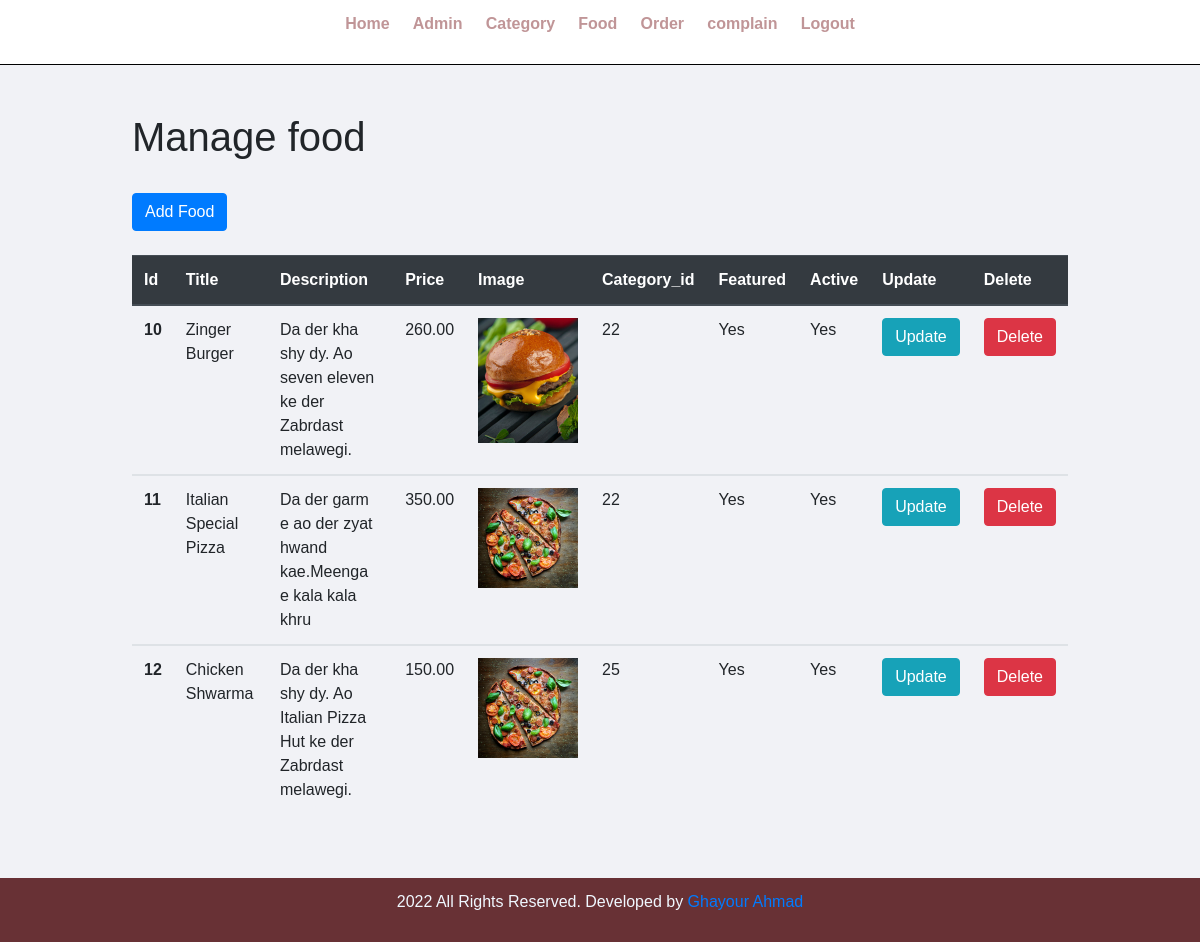
The page /admin/manage-food.php on the database its author committed.
### tables this page shows
CREATE TABLE `tbl_food` (
  `id` int(11) NOT NULL,
  `title` varchar(100) NOT NULL,
  `description` text NOT NULL,
  `price` decimal(10,2) NOT NULL,
  `image_name` varchar(200) NOT NULL,
  `category_id` int(11) NOT NULL,
  `featured` varchar(10) NOT NULL,
  `active` varchar(10) NOT NULL
);

### admin/manage-food.php (the view)
<?php  include "include/menu.php" ?>
<?php include('../config/connection.php');    ?>
    <div class="main-content">
        <div class="wrapper">
            <h1>Manage food</h1>
            <br>
    <a href="add-food.php" class="btn btn-primary">Add Food</a>
    <br><br>
    <table class="table">
  <thead class="thead-dark">
    <tr>
      <th scope="col">Id</th>
      <th scope="col">Title</th>
      <th scope="col">Description</th>
      <th scope="col">Price</th>
      <th scope="col">Image</th>
      <th scope="col">Category_id</th>
      <th scope="col">Featured</th>
      <th scope="col">Active</th>
      <th scope="col">Update</th>
      <th scope="col">Delete</th>
    </tr>
  <?php
      $sql="SELECT * FROM tbl_food ";
      $result=mysqli_query($connection,$sql);
      while($row=mysqli_fetch_array($result)){
  ?>
  </thead>
  <tbody>
    <tr>
      <th scope="row"><?php echo $row['id'] ?></th>
      <td><?php echo $row['title'] ?></td>
      <td><?php echo $row['description'] ?></td>
      <td><?php echo $row['price'] ?></td>
      <td><img width="100px" src="<?php echo $row['image_name'] ?>" alt="image-not found"></td>
      <td><?php echo $row['category_id'] ?></td>
      <td><?php echo $row['featured'] ?></td>
      <td><?php echo $row['active'] ?></td>
      <td> <a class="btn btn-info" href="update-food.php?id=<?php echo $row["id"];?>">Update</a>  </td>
      <td><a class="btn btn-danger" href="delete-food.php?id=<?php echo $row["id"]?>" onclick="return confirm('Are you sure to Delete the Data?');">Delete</a></td>
    </tr>
  <?php  }  ?>
  </tbody>
  </table>
        </div>
    </div>
    <?php
    include "include/footer.php"
    ?>

### css/a.css (style rules this page uses)
* { margin: 0; padding: 0; font-family: Arial, Helvetica, sans-serif; }
.wrapper { padding: 1%; width: 80%; margin: 0 auto; }
.main-content { padding: 3% 0; background-color: #f1f2f6; }

### rows shown on the page
tbl_food: id "10", title "Zinger Burger", description "Da der kha shy dy. Ao seven eleven ke der Zabrdast melawegi.", price "260.00", image_name (picture), category "22", featured "Yes", active "Yes"
tbl_food: id "11", title "Italian Special Pizza", description "Da der garm e ao der zyat hwand kae.Meenga e kala kala khru", price "350.00", image_name (picture), category "22", featured "Yes", active "Yes"
tbl_food: id "12", title "Chicken Shwarma", description "Da der kha shy dy. Ao Italian Pizza Hut ke der Zabrdast melawegi.", price "150.00", image_name (picture), category "25", featured "Yes", active "Yes"
